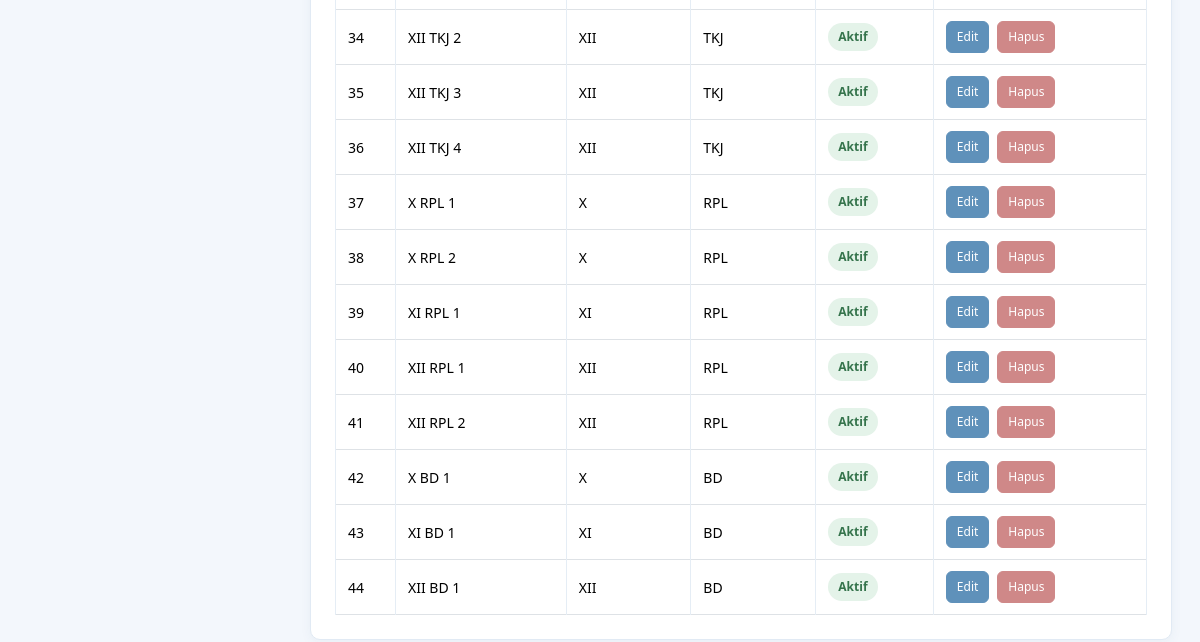
Before: /admin/kelas.php (signed in, lower part) with the older database file.
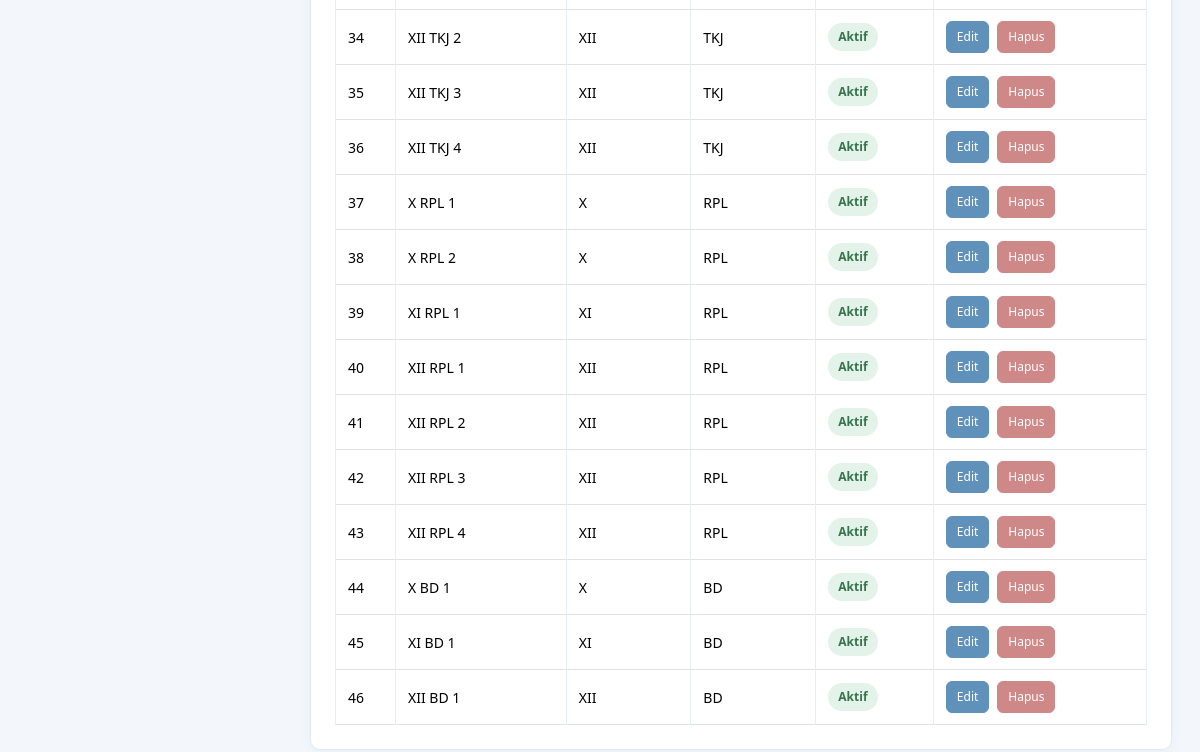
After: the same page with the newer database file.
### tables this page shows
CREATE TABLE `t_kelas` (
  `id` int(11) NOT NULL,
  `nama` varchar(100) NOT NULL,
  `tingkat` varchar(20) NOT NULL,
  `jurusan` varchar(100) NOT NULL,
  `status_aktif` tinyint(1) DEFAULT NULL,
  `created_at` timestamp NULL DEFAULT current_timestamp(),
  `update_at` timestamp NULL DEFAULT current_timestamp()
);

### admin/kelas.php (the view, shortened to what this page needs)
<?php
include "../config/koneksi.php";
mysqli_set_charset($koneksi, 'utf8mb4');
if (!function_exists('e')) {
    function e($value): string
    {
        return htmlspecialchars((string)($value ?? ''), ENT_QUOTES, 'UTF-8');
    }
}
$query = mysqli_query(
    $koneksi,
    "SELECT * FROM t_kelas
     ORDER BY
        CASE jurusan
            WHEN 'TKR' THEN 1
            WHEN 'TSM' THEN 2
            WHEN 'TKJ' THEN 3
            WHEN 'RPL' THEN 4
            WHEN 'BD' THEN 5
            ELSE 6
        END,
        CASE tingkat
            WHEN 'X' THEN 1
            WHEN 'XI' THEN 2
            WHEN 'XII' THEN 3
            ELSE 4
        END,
        CAST(SUBSTRING_INDEX(nama, ' ', -1) AS UNSIGNED),
        id ASC"
);
?>
<!DOCTYPE html>
<html lang="id">
<head>
    <link href="https://cdn.jsdelivr.net/npm/bootstrap@5.3.8/dist/css/bootstrap.min.css" rel="stylesheet">
    <link href="https://cdn.datatables.net/2.3.4/css/dataTables.bootstrap5.min.css" rel="stylesheet">
</head>
<body>
<main class="main">
    <div class="container py-2">
        <div class="card">
            <div class="card-body">
                <div class="table-responsive">
                    <table
                        id="tabelKelas"
                        class="table table-bordered table-hover align-middle w-100"
                    >
                        <tbody>
                            <?php if (mysqli_num_rows($query) > 0): ?>
                                <?php $no = 1; ?>
                                <?php while ($kelas = mysqli_fetch_assoc($query)): ?>
                                    <tr>
                                        <td><?= $no++; ?></td>
                                        <td><?= e($kelas['nama'] ?? ''); ?></td>
                                        <td><?= e($kelas['tingkat'] ?? ''); ?></td>
                                        <td><?= e($kelas['jurusan'] ?? ''); ?></td>
                                        <td>
                                            <?php if ((int)($kelas['status_aktif'] ?? 0) === 1): ?>
                                                <span class="status-aktif">Aktif</span>
                                            <?php else: ?>
                                                <span class="status-nonaktif">Tidak Aktif</span>
                                            <?php endif; ?>
                                        </td>
                                        <td>
                                            <div class="d-flex flex-wrap gap-2">
                                                <a
                                                    href="edit_kelas.php?id=<?= (int)$kelas['id']; ?>"
                                                    class="btn btn-sm btn-primary"
                                                >
                                                    Edit
                                                </a>
                                                <a
                                                    href="hapus_kelas.php?id=<?= (int)$kelas['id']; ?>"
                                                    class="btn btn-sm btn-danger"
                                                    onclick="return confirm('Yakin ingin menghapus kelas ini?')"
                                                >
                                                    Hapus
                                                </a>
                                            </div>
                                        </td>
                                    </tr>
                                <?php endwhile; ?>
                            <?php endif; ?>
                        </tbody>
                    </table>
                </div>
            </div>
        </div>
    </div>
</main>
</body>
</html>

Changed rows visible on the page:
added t_kelas: nama "XII RPL 3", tingkat "XII", jurusan "RPL", status_aktif "Aktif"
added t_kelas: nama "XII RPL 4", tingkat "XII", jurusan "RPL", status_aktif "Aktif"
